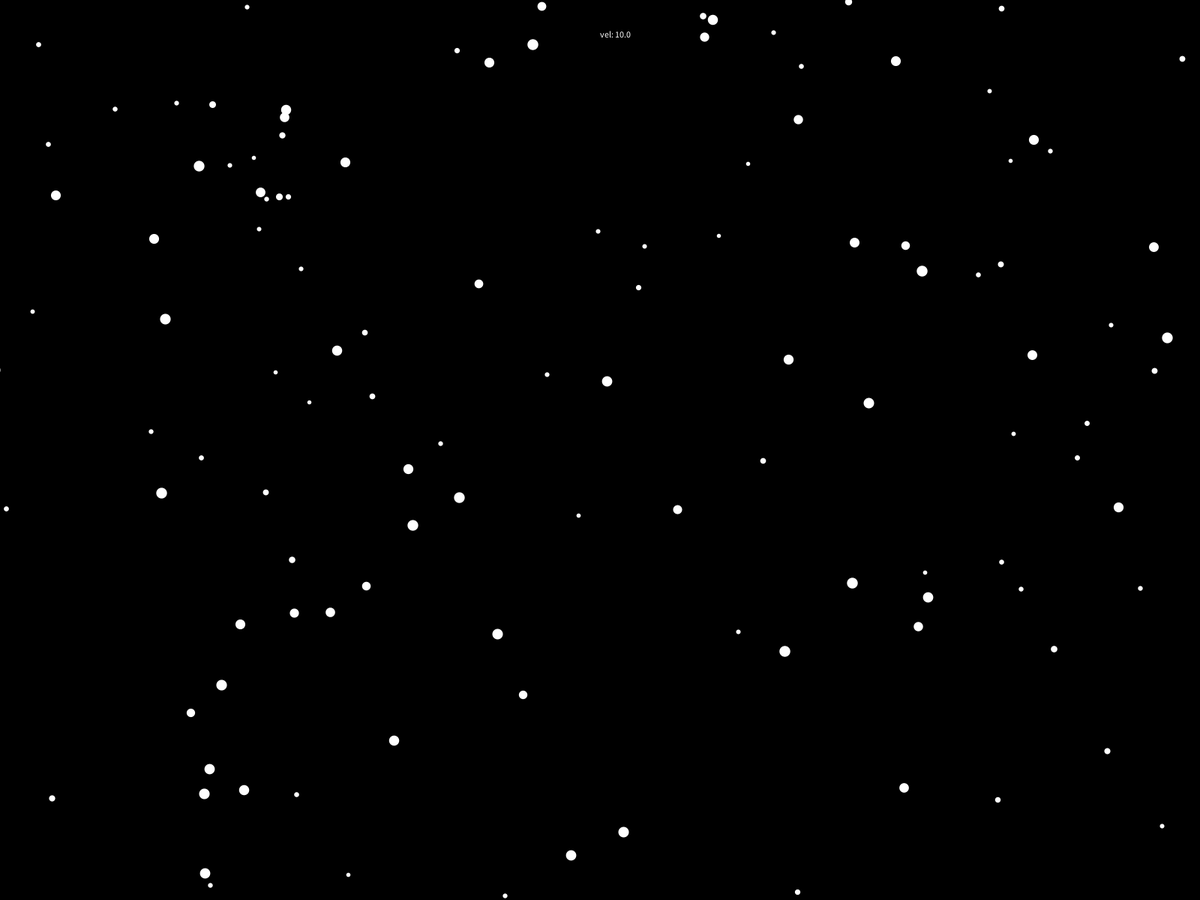
Frame 1 (no input)
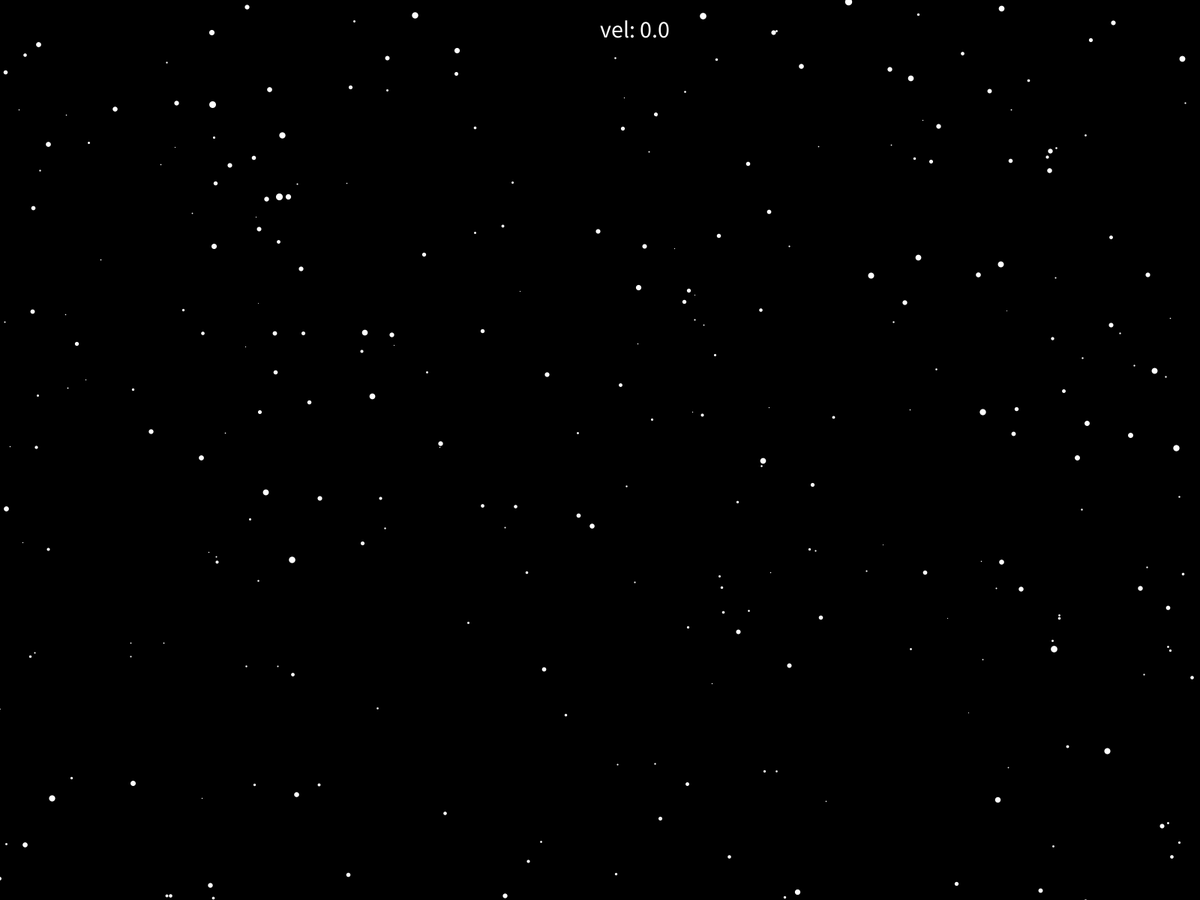
Frame 60 (the mouse pressed at the canvas centre just before this capture)
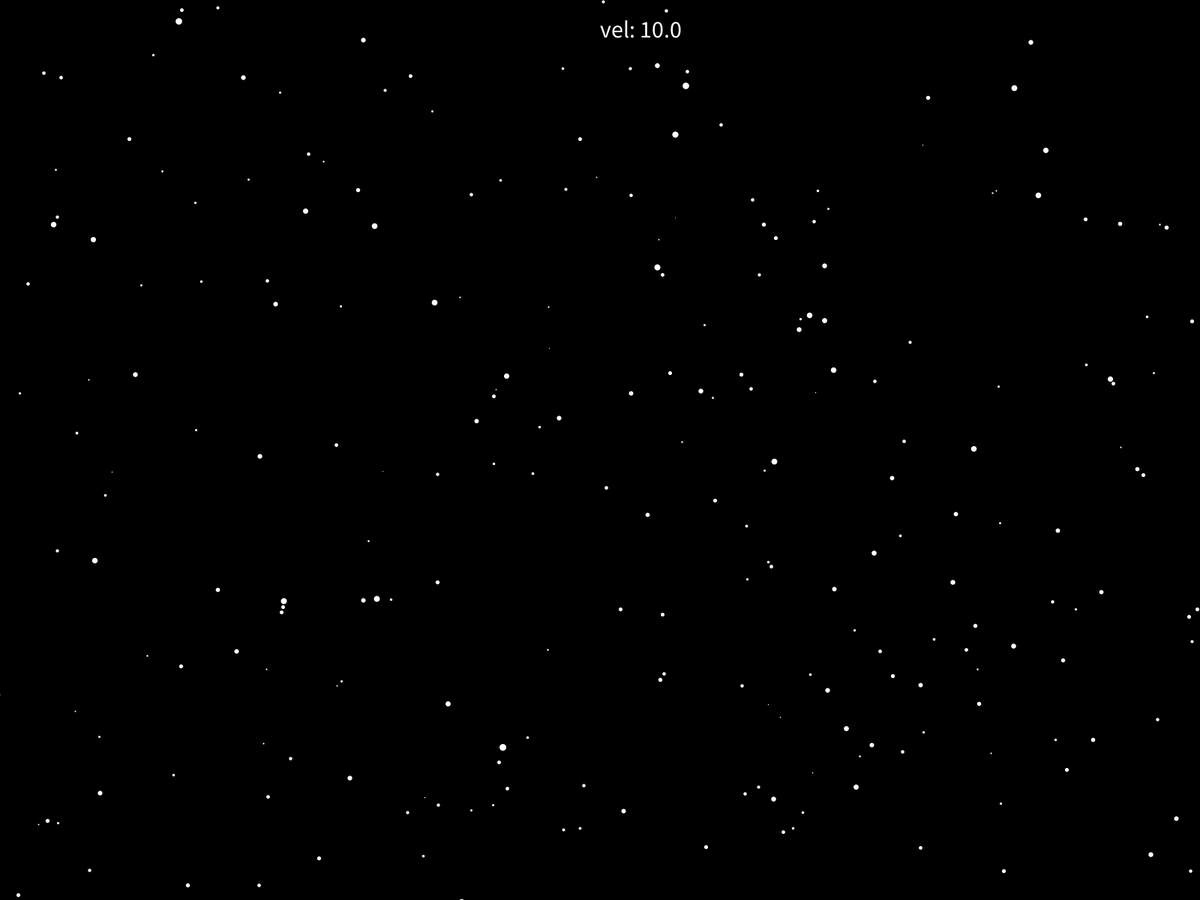
Frame 120 (the mouse held since frame 60 and released just before this capture)

The Processing sketch that drew these frames (run headless with seeded random() and noise(); from frame 60 on, the mouse is pressed at the canvas centre):

// Processing sketch: cielo
// ── cielo.pde
Stella[]cielo = new Stella[1000];
float vel=10;
void setup() {
  fullScreen();
 // size(600, 600);
  for (int i=0; i<cielo.length; i++) {
    cielo[i]=new Stella();
  }
}

void draw() {
  background(0);
  text("vel: "+vel,width/2, 50);
  textSize(32);
  translate(width/2,height/2);
  vel=map(mouseX,0,width,0,20);
  for(int i=0; i<cielo.length; i++){
    cielo[i].show();
    cielo[i].update();
  }
}

// ── Stella.pde
class Stella {
  float x;
  float y;
  float z;
  float xx;
  float yy;
  Stella() {
    x=random(-width/2, width/2);
    y=random(-height/2, height/2);
    z=random(-width/2,width/2);
    xx=x/z;
    
    yy=y/z;
    
  }

  void show() {
    stroke(255);
    strokeWeight(map(z, 0, width, 10, 1));
    xx = map ( x/z, 0, 1, 0, width);
    yy = map ( y/z, 0, 1, 0, height);
    point(xx, yy);
  }
  void update(){
    z-=vel;
    if(z<1){
      z=random(width);
  }
}
}
